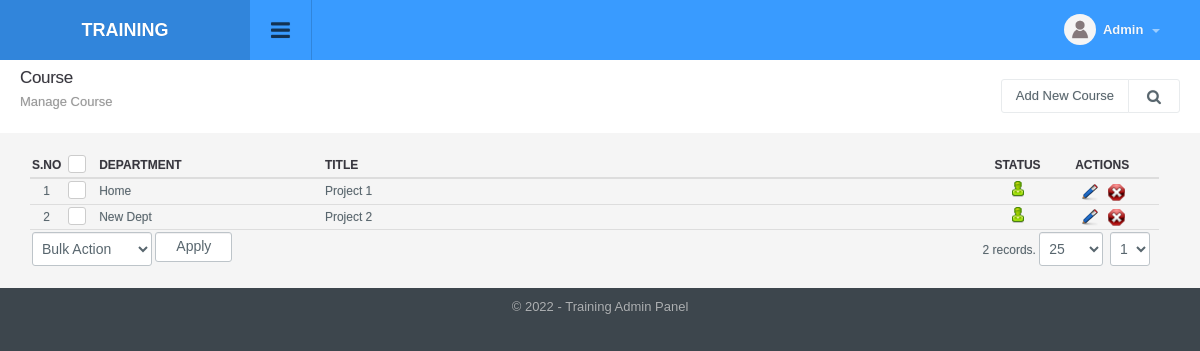
Page /projects_manage.php (signed in) on the earlier database version.
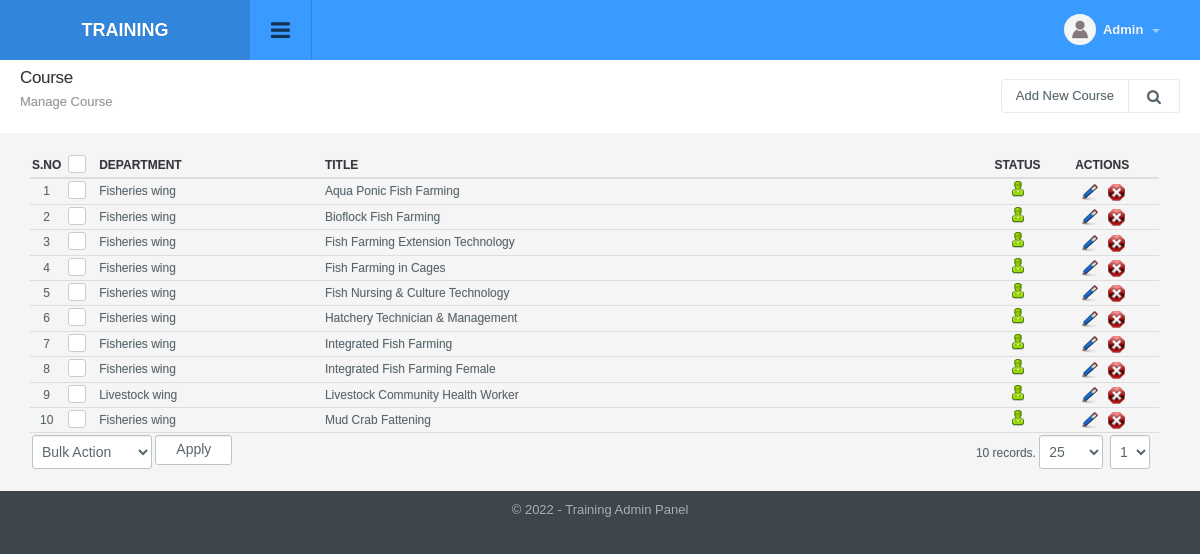
Same page on the later database version.
### tables this page shows
CREATE TABLE `projects` (
  `id` int(11) NOT NULL,
  `department_id` int(11) DEFAULT NULL,
  `title` varchar(50) NOT NULL,
  `status` int(1) NOT NULL DEFAULT '1',
  `ts` timestamp NOT NULL DEFAULT CURRENT_TIMESTAMP ON UPDATE CURRENT_TIMESTAMP,
  `duration` varchar(50) DEFAULT NULL,
  `total_batches` int(20) DEFAULT NULL,
  `min_qualification` varchar(300) DEFAULT NULL,
  `total_no_of_trainees` int(20) DEFAULT NULL
);

CREATE TABLE `departments` (
  `id` int(11) NOT NULL,
  `title` varchar(50) NOT NULL,
  `status` int(1) NOT NULL DEFAULT '1',
  `ts` timestamp NOT NULL DEFAULT CURRENT_TIMESTAMP ON UPDATE CURRENT_TIMESTAMP
);

### include/db.php (called while the page is built, shortened)
<?php
function doquery($qr,$lnk){
	@$res=mysqli_query($lnk,$qr) or die($qr." - ".mysqli_error($lnk));
	return $res;
}
function dofetch($rs){
	@$rec=mysqli_fetch_array($rs);
	return $rec;
}
function numrows($rs){
	return mysqli_num_rows($rs);
}

### include/utility.php (called while the page is built, shortened)
<?php
function unslash($str){
	return stripslashes(utf8_decode($str));
	}
function get_field($table_id, $table, $field_name='title'){
 	global $dblink;
 	$rs=doquery("select ".$field_name." from $table where id='".$table_id."'", $dblink);
 	if(numrows($rs)>0){
 		$r=dofetch($rs);
 		return unslash($r[$field_name]);
 	}
}

### modules/projects/list.php (the view, shortened to what this page needs)
<?php
$extra='';
?>
<div class="page-header">
	<h1 class="title">Course</h1>
  	<ol class="breadcrumb">
    	<li class="active">Manage Course</li>
  	</ol>
  	<div class="right">
    	<div class="btn-group" role="group" aria-label="...">
        	<a href="projects_manage.php?tab=add" class="btn btn-light editproject">Add New Course</a>
            <a id="topstats" class="btn btn-light" href="#"><i class="fa fa-search"></i></a>
    	</div>
    </div>
</div>
<div class="panel-body table-responsive">
	<table class="table table-hover list">
    	<thead>
            <tr>
                <th width="2%" class="text-center">S.No</th>
                <th class="text-center" width="3%"><div class="checkbox checkbox-primary">
                    <label for="select_all"></label></div></th>
                <th width="20%">Department</th>
                <th>Title</th>
                <th width="5%" class="text-center">Status</th>
                <th width="10%" class="text-center">Actions</th>
            </tr>
        </thead>
        <tbody>
            <?php
            $sql="select * from projects where 1 $extra order by title";
            $rs=show_page($rows, $pageNum, $sql);
            if(numrows($rs)>0){
                $sn=1;
                while($r=dofetch($rs)){
                    ?>
                    <tr>
                        <td class="text-center"><?php echo $sn;?></td>
                        <td class="text-center"><div class="checkbox margin-t-0 checkbox-primary">
                            <label for="<?php echo "rec_".$sn?>"></label></div>
                        </td>
                        <td><?php echo get_field($r["department_id"], "departments", "title"); ?></td>
                        <td><?php echo unslash($r["title"]); ?></td>
                        <td class="text-center">
                            <a href="projects_manage.php?id=<?php echo $r['id'];?>&tab=status&s=<?php echo ($r["status"]==0)?1:0;?>">
                                <?php
                                if($r["status"]==0){
                                    ?>
                                    <img src="images/offstatus.png" alt="Off" title="Set Status On">
                                    <?php
                                }
                                else{
                                    ?>
                                    <img src="images/onstatus.png" alt="On" title="Set Status Off">
                                    <?php
                                }
                                ?>
                            </a>
                        </td>
                        <td class="text-center">
                            <a href="projects_manage.php?tab=edit&id=<?php echo $r['id'];?>"><img title="Edit Record" alt="Edit" src="images/edit.png"></a>&nbsp;&nbsp;
                            <a onclick="return confirm('Are you sure you want to delete')" href="projects_manage.php?id=<?php echo $r['id'];?>&amp;tab=delete"><img title="Delete Record" alt="Delete" src="images/delete.png"></a>
                        </td>
                    </tr>
                    <?php
                    $sn++;
                }
                ?>
                <tr>
                    <td colspan="3" class="actions">
                        <select name="bulk_action" class="" id="bulk_action" title="Choose Action">
                            <option value="null">Bulk Action</option>
                        </select>
                        <input type="button" name="apply" value="Apply" id="apply_bulk_action" class="btn btn-light" title="Apply Action"  />
                    </td>
                    <td colspan="3" class="paging" title="Paging" align="right"><?php echo pages_list($rows, "projects", $sql, $pageNum)?></td>
                </tr>
                <?php
            }
            else{
                ?>
                <tr>
                    <td colspan="6"  class="no-record">No Result Found</td>
                </tr>
                <?php
            }
            ?>
        </tbody>
     </table>
</div>

Differences in the rows shown:
removed projects: department.title "Home", title "Project 1", status 1 (drawn)
removed projects: department.title "New Dept", title "Project 2", status 1 (drawn)
added projects: department.title "Fisheries wing", title "Aqua Ponic Fish Farming", status 1 (drawn)
added projects: department.title "Fisheries wing", title "Bioflock Fish Farming", status 1 (drawn)
added projects: department.title "Fisheries wing", title "Fish Farming Extension Technology", status 1 (drawn)
added projects: department.title "Fisheries wing", title "Fish Farming in Cages", status 1 (drawn)
added projects: department.title "Fisheries wing", title "Fish Nursing & Culture Technology", status 1 (drawn)
added projects: department.title "Fisheries wing", title "Hatchery Technician & Management", status 1 (drawn)
added projects: department.title "Fisheries wing", title "Integrated Fish Farming", status 1 (drawn)
added projects: department.title "Fisheries wing", title "Integrated Fish Farming Female", status 1 (drawn)
added projects: department.title "Livestock wing", title "Livestock Community Health Worker", status 1 (drawn)
added projects: department.title "Fisheries wing", title "Mud Crab Fattening", status 1 (drawn)
Other differences:
pages_list($rows, "projects", $sql, $pageNum): "2 records." → "10 records."
